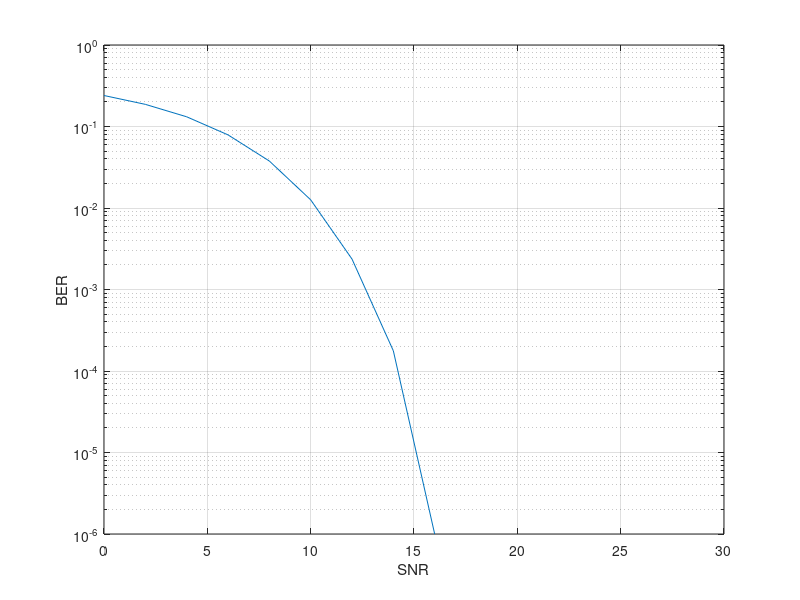
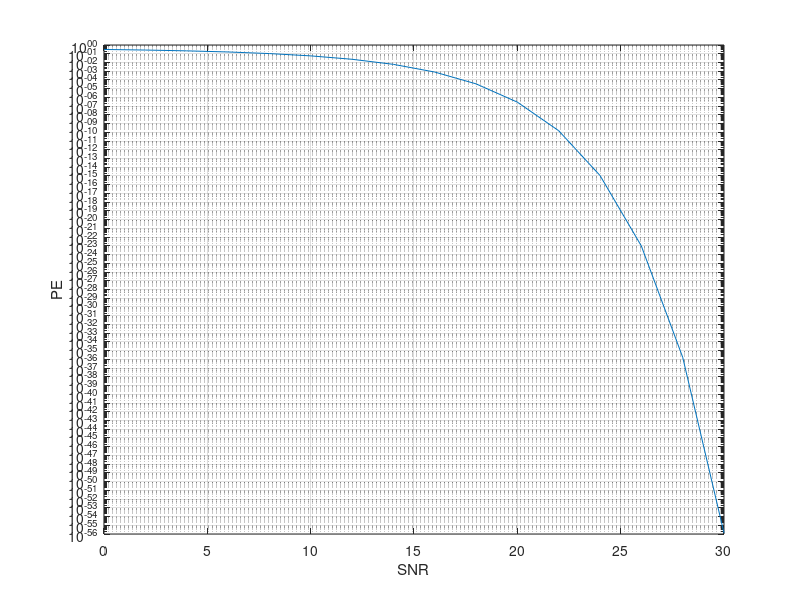
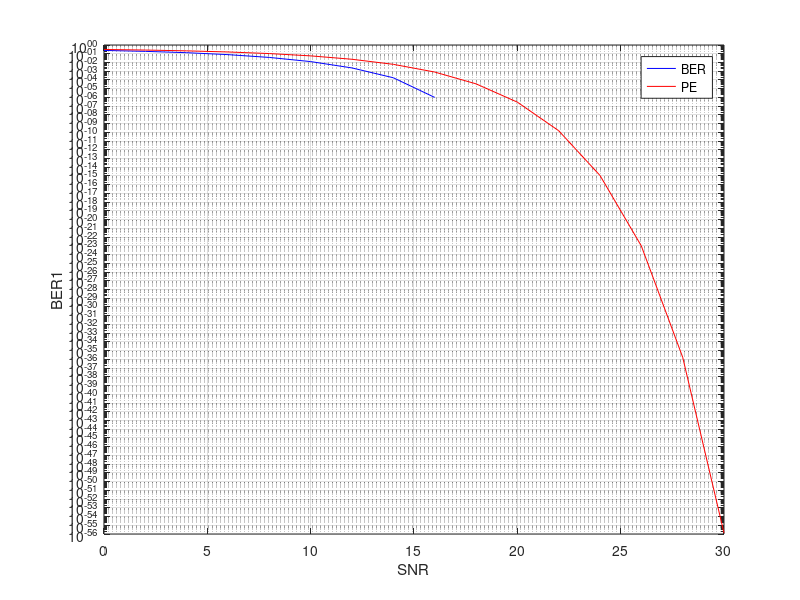

Source code (MATLAB) for these figures, in order:
clear all; clc;

SNR_dB = 0:2:30;                 %SNR in dB
SNR_watt = 10.^(SNR_dB./10);    %SNR in Watt
NumberOfBits = 1e6;              %Digital Signal

%Array Of Binary Bits With Size Of "NumberOfBits"
BinaryBits = randi([0 1], 1,NumberOfBits); 

for n = 1 : 16      %The Other 15 SNR values
    
    %Noise = (1/sqrt(snr(n))).*randn(1,NumberOfBits);  %AWGN
    %Rx_sequence = Noise + BinaryBits;  %Receiver
    Rx_sequence = awgn(BinaryBits,SNR_dB(n),'measured');
    %If you use 'measured', then awgn actually measures the signal power first.
    
    Threshold = 0.5.*ones(1,NumberOfBits);
    %If "Rx_sequence" Is Greater Than "Threshold",
     %Then "ReceivedSignal=1" And Vice Versa.
    ReceivedSignal = gt(Rx_sequence,Threshold);
    
    %comparing the transmitted and the received signal
    BitsInError = xor(ReceivedSignal,BinaryBits); 
   
    NumberOfErrors(n)=sum(BitsInError,2);
    
end

BER =NumberOfErrors./NumberOfBits ;
semilogy(SNR_dB,BER)
xlabel('SNR'); ylabel('BER')
grid on;
figure

PE = 0.5.*erfc(0.5.*sqrt(SNR_watt./2));     %probability_of_error
semilogy(SNR_dB,PE)
xlabel('SNR'); ylabel('PE')
grid on;
figure

BER1 = [BER' PE'];
semilogy(SNR_dB,BER,'b', SNR_dB,PE, 'r')
legend('BER','PE')
xlabel('SNR'); ylabel('BER1')
grid on;



